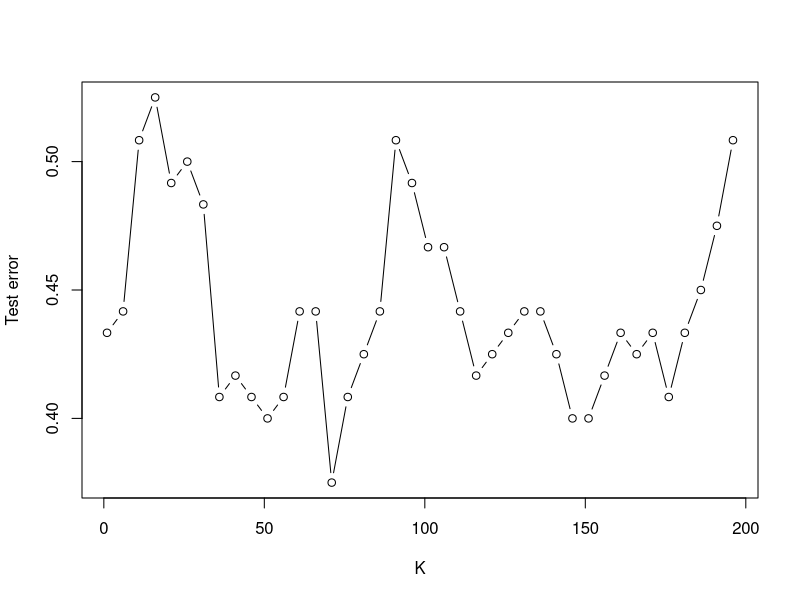
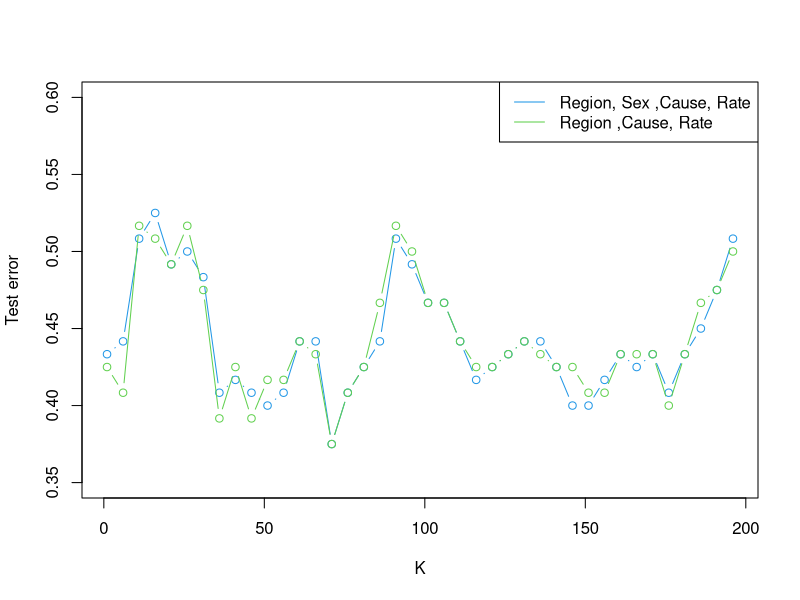

Source code (R) for these figures, in order:
library(lattice)
library(dplyr)
library(stringr)
library(class)
USRegionalMortality

# Change Status and sex into binary values
USRegionalMortality$Status =  ifelse(USRegionalMortality$Status == "Urban", 1, 0)
USRegionalMortality$Sex =  ifelse(USRegionalMortality$Sex == "Male", 1, 0)

# change mortality cause into numerical categories

USRegionalMortality$Cause = case_when(
  USRegionalMortality$Cause == "Heart disease" ~ 1,
  USRegionalMortality$Cause == "Cancer" ~ 2,
  USRegionalMortality$Cause == "Unintentional injuries" ~ 3,
  USRegionalMortality$Cause == "Lower respiratory" ~ 4,
  USRegionalMortality$Cause == "Cerebrovascular diseases" ~ 5,
  USRegionalMortality$Cause == "Alzheimers" ~ 6,
  USRegionalMortality$Cause == "Diabetes" ~ 7,
  USRegionalMortality$Cause == "Flu and pneumonia" ~ 8,
  USRegionalMortality$Cause == "Nephritis" ~ 9,
  USRegionalMortality$Cause == "Suicide" ~ 10
)

#change region into numerical categories

USRegionalMortality$Region = str_sub(USRegionalMortality$Region,start=-1) 

USRegionalMortality


set.seed(1)
n <- nrow(USRegionalMortality)

#Split data into test/train 70 % train and 30 % test
train <- sample(1:n, 0.7*n)
test <- c(1:n)[-train]


X.train <- USRegionalMortality[train, c("Region","Sex","Cause","Rate")]
y.train <- USRegionalMortality[train, "Status"]
X.test <- USRegionalMortality[-train, c("Region","Sex","Cause","Rate")]
y.test <- USRegionalMortality[-train, "Status"]

set.seed(1)
knn.pred <- knn(train=X.train,
                test=X.test,
                cl = y.train,
                k=20)

mean(knn.pred != y.test)

### Now we can thoroughly compare KNN models with DIFFERENT Ks
K.set <- seq(1,200, by=5)
knn.test.err <- numeric(length(K.set))

set.seed(1)
for (j in 1:length(K.set)){
  knn.pred <- knn(train=X.train,
                  test=X.test,
                  cl=y.train,
                  k=K.set[j])
  knn.test.err[j] <- mean(knn.pred != y.test)
}

min(knn.test.err)
which.min(knn.test.err)
K.set[which.min(knn.test.err)]


plot(K.set, knn.test.err, 
     type='b',
     xlab="K",
     ylab="Test error")


## Selecting BOTH variable subset & K.

possible.subsets <- list()
possible.subsets[[1]] <- c("Region","Sex","Cause","Rate")
possible.subsets[[2]] <- c("Region","Cause","Rate")

for (ind in 1:length(possible.subsets)){
  var.subset <- possible.subsets[[ind]] 
  X.train <- USRegionalMortality[train, var.subset]
  y.train <- USRegionalMortality[train, "Status"]
  
  X.test <- USRegionalMortality[test, var.subset]
  y.test <- USRegionalMortality[test, "Status"]
  
  K.set <- seq(1,200, by=5)
  knn.test.err <- numeric(length(K.set))
  
  set.seed(1)
  for (j in 1:length(K.set)){
    knn.pred <- knn(train=X.train,
                    test=X.test,
                    cl=y.train,
                    k=K.set[j])
    knn.test.err[j] <- mean(knn.pred != y.test)
  }
  
  if (ind == 1){
    plot(K.set, knn.test.err,
         type='b',
         xlab="K",
         ylab="Test error",
         ylim=c(0.35,0.60),
         col=length(var.subset))
  }
  
  if (ind > 1){
    lines(K.set, knn.test.err,
          type='b',
          xlab="K",
          ylab="Test error",
          col=length(var.subset))
  }
}


legend("topright",
       legend = c("Region, Sex ,Cause, Rate",
                  "Region ,Cause, Rate"),
       col=c(4:2),
       lty=1)

## BEST: ("Region,Cause, Rate") at K=5






